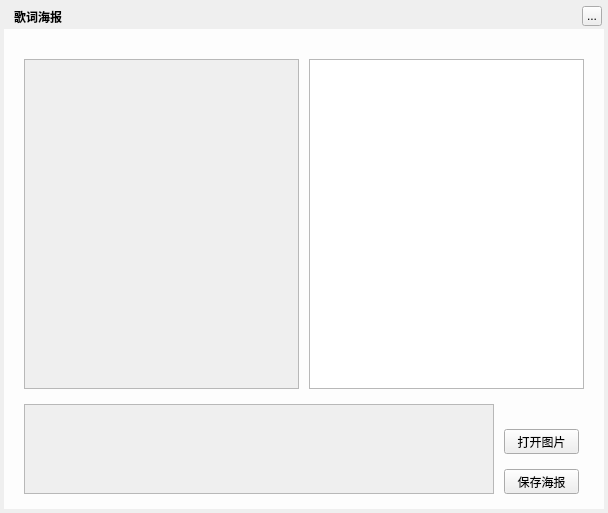
<?xml version="1.0" encoding="UTF-8"?>
<ui version="4.0">
 <class>MusicLrcPosterWidget</class>
 <widget class="QWidget" name="MusicLrcPosterWidget">
  <property name="geometry">
   <rect>
    <x>0</x>
    <y>0</y>
    <width>608</width>
    <height>513</height>
   </rect>
  </property>
  <property name="windowTitle">
   <string>歌词海报</string>
  </property>
  <widget class="QLabel" name="background">
   <property name="geometry">
    <rect>
     <x>4</x>
     <y>4</y>
     <width>600</width>
     <height>505</height>
    </rect>
   </property>
   <property name="text">
    <string/>
   </property>
  </widget>
  <widget class="QLabel" name="topTitleName">
   <property name="geometry">
    <rect>
     <x>14</x>
     <y>4</y>
     <width>141</width>
     <height>25</height>
    </rect>
   </property>
   <property name="styleSheet">
    <string notr="true">color:&quot;#FFFFFF&quot;;font-weight:bold</string>
   </property>
   <property name="text">
    <string>歌词海报</string>
   </property>
  </widget>
  <widget class="QToolButton" name="topTitleCloseButton">
   <property name="geometry">
    <rect>
     <x>582</x>
     <y>6</y>
     <width>20</width>
     <height>20</height>
    </rect>
   </property>
   <property name="text">
    <string>...</string>
   </property>
  </widget>
  <widget class="QWidget" name="backgroundMask" native="true">
   <property name="geometry">
    <rect>
     <x>4</x>
     <y>29</y>
     <width>600</width>
     <height>480</height>
    </rect>
   </property>
   <property name="styleSheet">
    <string notr="true">#backgroundMask{background:rgba(255,255,255,228);}</string>
   </property>
   <widget class="QScrollArea" name="viewArea">
    <property name="geometry">
     <rect>
      <x>20</x>
      <y>30</y>
      <width>275</width>
      <height>330</height>
     </rect>
    </property>
    <property name="widgetResizable">
     <bool>true</bool>
    </property>
   </widget>
   <widget class="MusicLrcPosterTableWidget" name="lrcArea">
    <property name="geometry">
     <rect>
      <x>305</x>
      <y>30</y>
      <width>275</width>
      <height>330</height>
     </rect>
    </property>
   </widget>
   <widget class="QScrollArea" name="listArea">
    <property name="geometry">
     <rect>
      <x>20</x>
      <y>375</y>
      <width>470</width>
      <height>90</height>
     </rect>
    </property>
   </widget>
   <widget class="QPushButton" name="openButton">
    <property name="geometry">
     <rect>
      <x>500</x>
      <y>400</y>
      <width>75</width>
      <height>25</height>
     </rect>
    </property>
    <property name="cursor">
     <cursorShape>PointingHandCursor</cursorShape>
    </property>
    <property name="text">
     <string>打开图片</string>
    </property>
   </widget>
   <widget class="QPushButton" name="saveButton">
    <property name="geometry">
     <rect>
      <x>500</x>
      <y>440</y>
      <width>75</width>
      <height>25</height>
     </rect>
    </property>
    <property name="cursor">
     <cursorShape>PointingHandCursor</cursorShape>
    </property>
    <property name="text">
     <string>保存海报</string>
    </property>
   </widget>
  </widget>
  <zorder>background</zorder>
  <zorder>backgroundMask</zorder>
  <zorder>topTitleName</zorder>
  <zorder>topTitleCloseButton</zorder>
 </widget>
 <customwidgets>
  <customwidget>
   <class>MusicLrcPosterTableWidget</class>
   <extends>QTableWidget</extends>
   <header>musiclrcposterwidget.h</header>
   <container>1</container>
  </customwidget>
 </customwidgets>
 <resources/>
 <connections/>
</ui>
